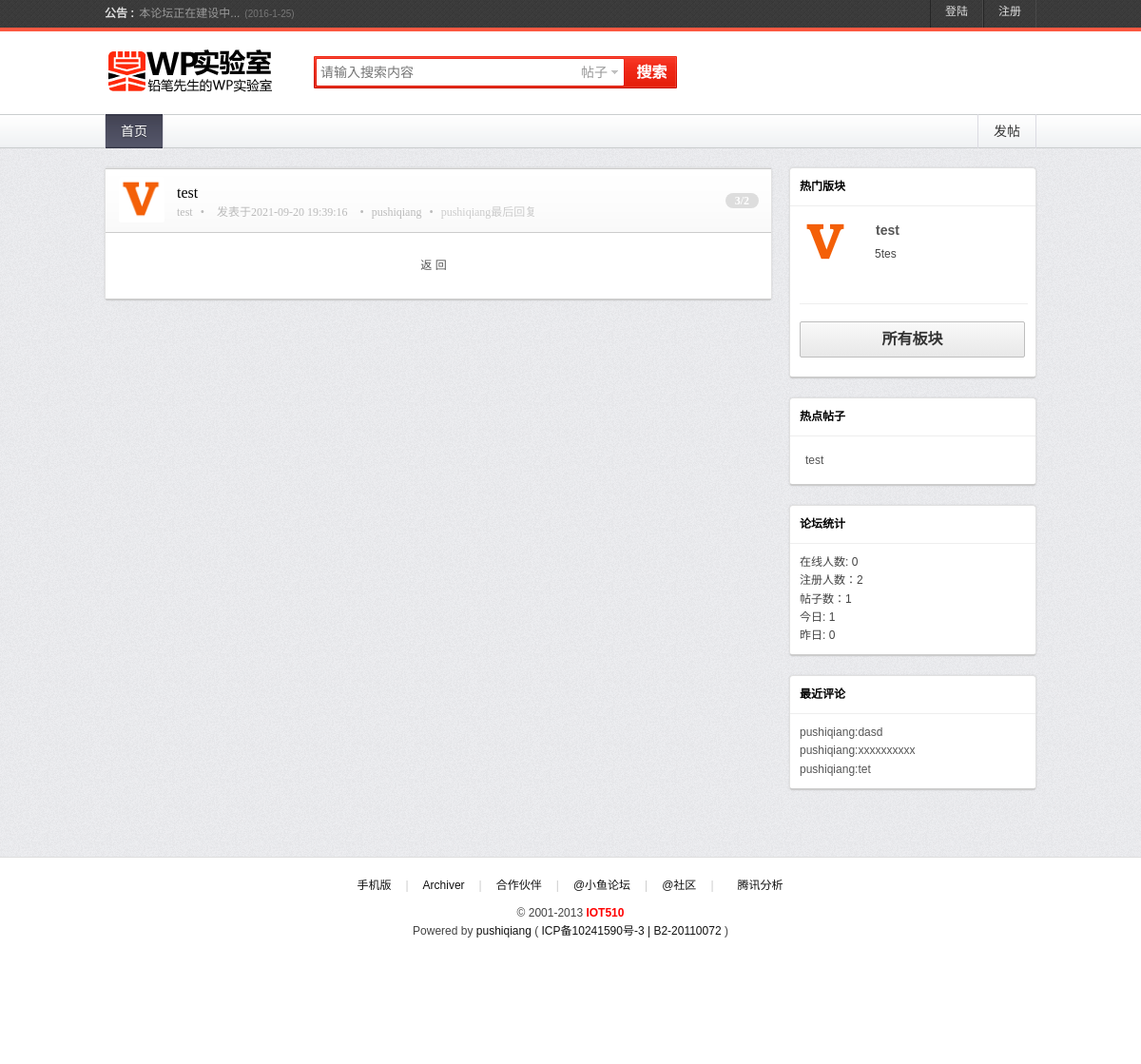
Before: / with the older database file.
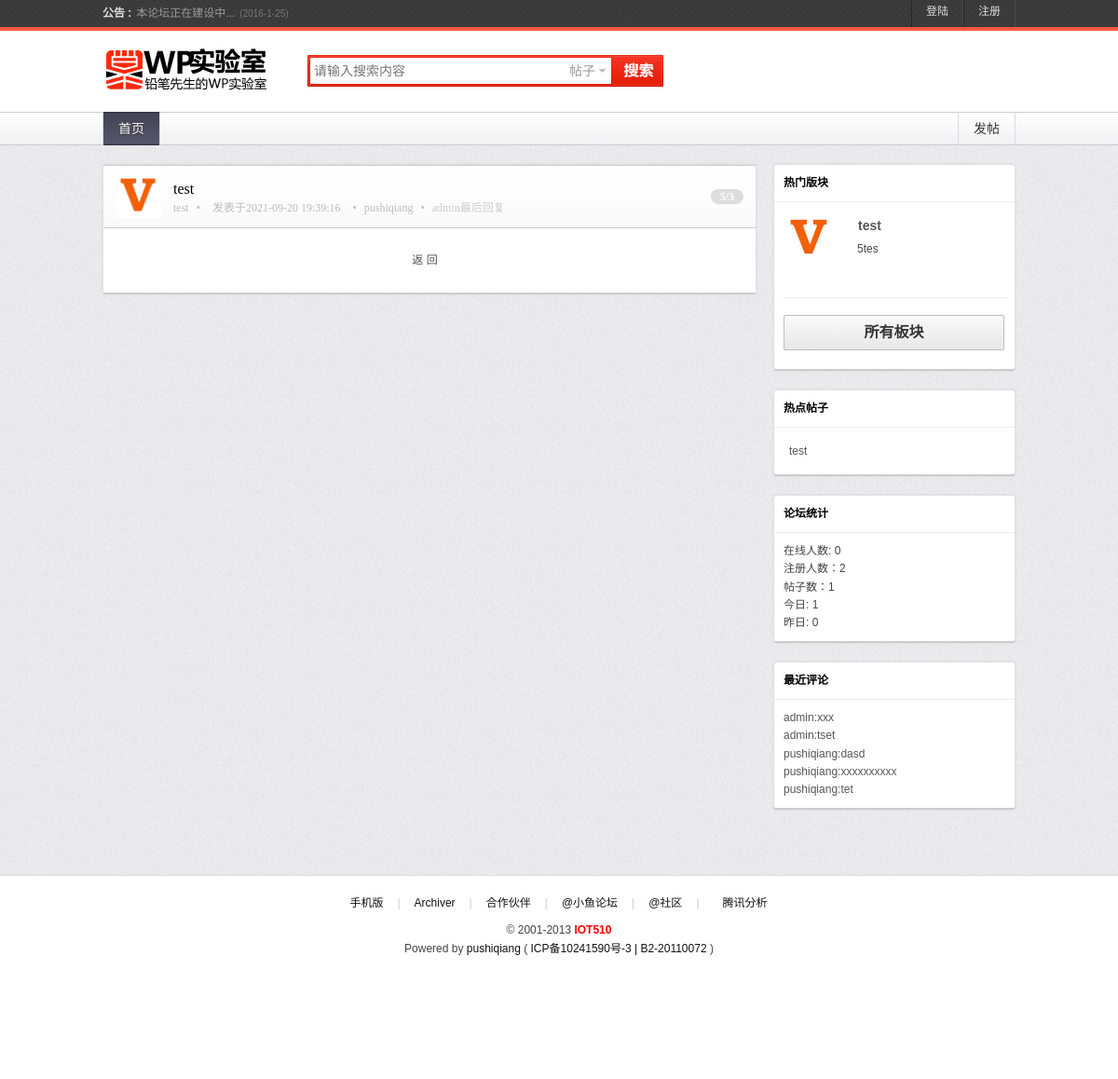
After: the same page with the newer database file.
### forum/models.py (models this page shows, shortened)
class Post(models.Model):  # 文章
    title = models.CharField(max_length=30)
    author = models.ForeignKey(
        settings.AUTH_USER_MODEL, related_name='post_author', on_delete=models.PROTECT)  # 作者
    column = models.ForeignKey(Column, on_delete=models.PROTECT)  # 所属板块
    type_name = models.ForeignKey(PostType, on_delete=models.PROTECT)  # 文章类型
    content = models.TextField()
    view_times = models.IntegerField(default=0)  # 浏览次数
    responce_times = models.IntegerField(default=0)  # 回复次数
    last_response = models.ForeignKey(settings.AUTH_USER_MODEL, on_delete=models.PROTECT)  # 最后回复者
    created_at = models.DateTimeField(auto_now_add=True)
    updated_at = models.DateTimeField(auto_now=True)
    class Meta:
        db_table = 'post'
        ordering = ['-created_at']
        verbose_name_plural = u'主题'
    def get_absolute_url(self):
        return reverse_lazy('post_detail', kwargs={"post_pk": self.pk})

class LoginUser(AbstractUser):
    levels = models.PositiveIntegerField(default=0, verbose_name=u'积分')
    avatar = models.CharField(
        max_length=200, default='/static/tx/default.jpg', verbose_name=u'头像')
    privilege = models.CharField(max_length=200, default=0, verbose_name=u'权限')
    friends = models.ManyToManyField(
        'self', blank=True, null=True, related_name='friends')
    class Meta:
        db_table = 'loginuser'
        verbose_name_plural = u'用户'
        ordering = ['-date_joined']
    def __str__(self):
        return self.get_username()

class Column(models.Model):  # 板块
    name = models.CharField(max_length=30)
    manager = models.ForeignKey(
        settings.AUTH_USER_MODEL, related_name='column_manager', on_delete=models.PROTECT)  # 版主
    parent = models.ForeignKey(
        'self', blank=True, null=True, related_name='childcolumn', on_delete=models.PROTECT)
    description = models.TextField()
    img = models.CharField(
        max_length=200, default='/static/tx/default.jpg', verbose_name=u'图标')
    post_number = models.IntegerField(default=0)  # 主题数
    created_at = models.DateTimeField(auto_now_add=True)
    updated_at = models.DateTimeField(auto_now=True)
    class Meta:
        db_table = 'column'
        ordering = ['-post_number']
        verbose_name_plural = u'板块'
    def __str__(self):
        return self.name
    def get_absolute_url(self):
        return reverse_lazy('column_detail', kwargs={"column_pk": self.pk})

class Comment(models.Model):  # 评论
    post = models.ForeignKey(Post, on_delete=models.PROTECT)
    author = models.ForeignKey(settings.AUTH_USER_MODEL, on_delete=models.PROTECT)
    comment_parent = models.ForeignKey(
        'self', blank=True, null=True, related_name='childcomment', on_delete=models.PROTECT)
    content = models.TextField()
    created_at = models.DateTimeField(auto_now_add=True)
    updated_at = models.DateTimeField(auto_now=True)
    class Meta:
        db_table = 'comment'
        ordering = ['created_at']
        verbose_name_plural = u'评论'
    def get_absolute_url(self):
        return reverse_lazy('post_detail', kwargs={"post_pk": self.post.pk})

### forum/views.py (the view)
# urls.py: re_path(r'^$', IndexView.as_view(), name='index'),
class IndexView(BaseMixin, ListView):
    model = Post
    queryset = Post.objects.all()
    template_name = 'index.html'
    context_object_name = 'post_list'
    paginate_by = PAGE_NUM  # 分页--每页的数目
    def get_context_data(self, **kwargs):
        kwargs['foruminfo'] = get_forum_info()
        kwargs['online_ips_count'] = get_online_ips_count()
        kwargs['hot_posts'] = self.queryset.order_by("-responce_times")[0:10]
        return super(IndexView, self).get_context_data(**kwargs)

### forum/middle.py (called while the page is built)
    def process_request(self, request):
        if 'HTTP_X_FORWARDED_FOR' in request.META:
            ip = request.META['HTTP_X_FORWARDED_FOR']
        else:
            ip = request.META['REMOTE_ADDR']
        online_ips = cache.get("online_ips", [])
        if online_ips:
            online_ips = list(cache.get_many(online_ips).keys())
        cache.set(ip, 0, 5 * 60)
        if ip not in online_ips:
            online_ips.append(ip)
        cache.set("online_ips", online_ips)

### forum/views.py (called while the page is built)
def get_online_ips_count():
    online_ips = cache.get("online_ips", [])
    if online_ips:
        online_ips = cache.get_many(online_ips).keys()
        return len(online_ips)
    return 0

    def get_context_data(self, *args, **kwargs):
        context = super(BaseMixin, self).get_context_data(**kwargs)
        try:
            context['nav_list'] = Nav.objects.all()
            context['column_list'] = Column.objects.all()[0:5]
            context['last_comments'] = Comment.objects.all().order_by(
                "-created_at")[0:10]
            if self.request.user.is_authenticated:
                k = Notice.objects.filter(
                    receiver=self.request.user, status=False).count()
                context['message_number'] = k
        except Exception as e:
            logger.error(u'[BaseMixin]加载基本信息出错', e)
        return context

### forum/templates/index.html (shortened to what this page needs)
{% extends "./base.html" %}
{%block user %}
<ul class="user floatr">
{% if not user.is_authenticated %}
<li id="mn_portal"><a href="{% url 'user_login' %}" hidefocus="true" title="登陆">登陆</a></li>
<li class="a" id="mn_forum"><a href="{% url 'user_register' %}" hidefocus="true" title="注册">注册</a></li>
{%else%}
<li id="mn_portal"><a href="{% url 'show_notice' %}" hidefocus="true" title="消息">{{user.username}}({%if message_number %}{{message_number}}{%else%}0{%endif%})</a></li>
<li id="mn_portal"><a href="{% url 'user_logout'%}" hidefocus="true" title="注销">注销</a></li>
{% endif %}
</ul>
{% endblock %}
{%block nav %}
     <ul>
 	<li class="current"><a href="/">首页</a></li>
     </ul>
{% endblock %}
{% block content %}
<div class="wrap">
        	<div class="con box">
                <div class="list" id="threadlist" style="position: relative;">
<form method="post" autocomplete="off" name="moderate" id="moderate" action="">
{% if post_list %}
{% for post in post_list %}
<table width="100%">
        <tbody><tr id="post">
            <td width="10%" class="avatar" valign="middle">
		<a href="{{ post.get_absolute_url }}" title="">
			<img src="{{ post.author.avatar }}">
		</a>
            </td>
            <td width="auto" valign="middle" class="mainbox">
                <div class="title">
<a class="title" href="{{ post.get_absolute_url }}" rel="bookmark" title="">{{ post.title }}</a>
                                </div>
                <div class="status">
                    <div class="cate"><a href="{{ post.column.get_absolute_url }}" target="_blank">{{ post.column }}</a></div>
                    <span>•</span>
                    <div class="date"><span title="">发表于{{ post.created_at|date:"Y-m-d H:i:s" }}</span></div>
                    <span>•</span>
                    <div class="author">{{ post.author }}</div>
                                        <span>•</span>
                    <div class="lastreply">
                        <a href="" target="_blank" title="1 分钟前">{{ post.last_response }}最后回复</a>
                    </div>
                                    </div>
            </td>
            <td width="11%" align="right" valign="middle" class="reply">
            	<a href="" target="_blank">{{ post.responce_times }}/{{ post.view_times }}</a>
            </td>
        </tr>
    </tbody></table>
    {% endfor %}
{% endif %}
            </form>
</div>
                    <div class="pages clearfix">
        <div class="backhome" id="visitedforumstmp" onMouseOver="$(&#39;visitedforums&#39;).id = &#39;visitedforumstmp&#39;;this.id = &#39;visitedforums&#39;;showMenu({&#39;ctrlid&#39;:this.id,&#39;pos&#39;:&#39;21&#39;})"><a href="/">返&nbsp;回</a></div>
			    </div>
            </div>
            <div class="sub">
            <div class="sub">
    <div class="box sidewidget">
        <h5 class="clearfix">
         热门版块
              </h5>
     <div class="hotbo sidebox">
        <ul>
	    {% for column in column_list %}
		<li class="bo_59 clearfix">
                <div class="block_icon">
                    <a href="{{ column.get_absolute_url }}">
                        <img src="{{column.img}}" height="50" width="50" border="0">
                    </a>
                </div>
                <div class="block_info">
                    <h2>
                        <a href="{{ column.get_absolute_url }}">{{column.name}}</a>
                    </h2>
                    <div class="describe">{{column.description}}</div>
                </div>
                </li>
	    {% endfor %}
                                </ul>
    </div>
    <div class="topbo">
        <div class="block_square">
            <a href="{% url 'column_all' %}" class="bnor">所有板块</a>
        </div>
    </div>
</div>
<div class="favorite box sidewidget">
    <h5 class="clearfix">热点帖子</h5>
    <div class="list sidebox">
        <ul>
	{% for hot_post in hot_posts %}
		<li>
		<a href="{{ hot_post.get_absolute_url }}">{{ hot_post.title }}</a>
		</li>
	{% endfor %}
	</ul>
    </div>
</div>
<div class="box sidewidget">
    <h5 class="clearfix">论坛统计</h5>
    <div class="list sidebox">
        <ul>
            <li>在线人数: {{ online_ips_count }}</li>
            <li>注册人数：{{ foruminfo.account_number }}</li>
            <li>帖子数：{{ foruminfo.post_number }}</li>
            <li>今日: {{ foruminfo.today_post_number }}</li>
            <li>昨日: {{ foruminfo.lastday_post_number }}</li>
                    </ul>
    </div>
</div>
    <div class="box sidewidget">
    <h5 class="clearfix">最近评论</h5>
    <div class="list sidebox">
	<ul>
	{% for last_comment in last_comments %}
		<li>
		<a href="{{ last_comment.get_absolute_url }}">{{ last_comment.author }}:{{ last_comment.content }}</a>
		</li>
	{% endfor %}
	</ul>
    </div>
</div>
</div>            </div>
    </div>
{% endblock %}

### forum/templates/base.html (shortened to what this page needs)
<!DOCTYPE html>
<html><head><meta http-equiv="Content-Type" content="text/html; charset=UTF-8">
<link rel="stylesheet" type="text/css" href="/static/css/style_21_common.css">
<link rel="stylesheet" type="text/css" href="/static/css/style_21_forum_index.css">
<link id="css_forum_moderator" type="text/css" rel="stylesheet" href="/static/css/style_21_forum_moderator.css">
<link type="text/css" rel="stylesheet" href="chrome-extension://olmanbchlogbfhhgimnombopppdooidm/css/style.css"></head>
<body id="nv_forum" class="pg_index fid_bbshome" onkeydown="if(event.keyCode==27) return false;">
    <div class="fxxxxxxxxxxxxxxxxxxxxxxxxxxxxxxxxxxxxxxxxxxxxxxk_discuz_hd">
                        <div class="header clearfix">
                                                <div class="nav">
    <div class="wrap clearfix">
         <div class="discuztips clearfix floatl">
                    <div class="toptips clearfix">
                        <div id="an" class="clearfix">
                            <strong>公告 : </strong>
                            <div id="anc">
                                <ul id="ancl">
                                    <li><span><a href="" target="_blank" class="xi2">本论坛正在建设中...</a></span><em>(2016-1-25)</em></li>                                </ul>
                            </div>
                        </div>
                    </div>
                                    </div>
{%block user %}
{% endblock %}
    </div>
</div>
                <div class="header-content">
                     <div class="wrap">
                            <div class="logo">
                <a href="/" title="煮机论坛"> <img src="/static/images/logo_bbs.png" alt="煮机网" border="0">            </a>
</div>
<div class="search" id="scarch_bar">
<form id="scarch_bar_form" method="get" autocomplete="off" onSubmit="searchFocus($(&#39;scarch_bar_txt&#39;))" action="{% url 'search' %}">
           <div class="input">
            <table width="100%" cellpadding="0" cellspacing="0" border="0">
                <tbody><tr>
                    <td>
                        <input id="scarch_bar_txt" name="srchtxt" type="text" dir="ltr" size="35" spellcheck="false" value="" autocomplete="off" x-webkit-speech="" speech="" class=" xg1" placeholder="请输入搜索内容">
                    </td>
                    <td width="40" align="right">
                        <a href="javascript:;" id="scarch_bar_type" class="showmenu xg1 xs2" onClick="showMenu(this.id)" hidefocus="true">帖子</a>
                    </td>
                </tr>
            </tbody></table>
        </div>
        <button type="submit" name="searchsubmit" id="searchsubmit" sc="1" class="button" value="true"><strong class="xi2 xs2">搜索</strong></button>
    </form>
</div>
                    </div>
                </div>
                    <div class="subnav">
    <div class="wrap">
        <div class="bo_nav clearfix" id="category">
	{% block nav %}
	{% endblock %}
            <ul>
                <li class="fast-tool"><a href="{% url 'post_create'%}">发帖</a></li>
                            </ul>
        </div>
    </div>
</div>
              </div>
<div class="main clearfix">
	{% block content %}
	{% endblock %}
</div>
<div class="footer clearfix">
    	<div class="wrap">
            <div class="nav">
                <a href="">手机版</a><span class="pipe">|</span><a href="">Archiver</a><span class="pipe">|</span><a href="">合作伙伴</a><span class="pipe">|</span><a href="">@小鱼论坛</a><span class="pipe">|</span><a href="">@社区</a><span class="pipe">|</span>
                <a href="" title="腾讯分析" target="_blank">腾讯分析</a>
            </div>
            <div class="copyright">
                © 2001-2013 <strong><a href="" target="_blank">IOT510</a> </strong>
                <br>Powered by <a href="" target="_blank">pushiqiang</a>
                ( <a href="" target="_blank">ICP备10241590号-3 | B2-20110072</a> )
                            </div>
                                </div>
    </div>
<div id="yunpan_image_hover_container" style="z-index: 410; left: 298px; top: 187px;"></div>
</body></html>

### static/css/style_21_forum_index.css (style rules this page uses)
#an { margin-bottom:5px; }
#an li { float:right;clear:both;width:526px;text-align:right; }
#an li span { float:left;width:450px;white-space:nowrap;overflow:hidden;text-overflow:ellipsis; }
#an li em { float:left;width:75px;color:#999; }
#anc,#an li { height:29px;overflow:hidden; }
.con { float:left;width:700px; }
.main { padding:20px 0 50px 0;background:url(../images/bg_body2.png) #F8FDFE; }
.list table { font-size:12px;font-family:tahoma;border-top:1px solid #ccc; }
.list table tr { width:100%;background:url(../images/bg_post_list_table.gif) repeat-x bottom #fff; }
.list table td { padding:8px;line-height:1.4; }
.list table td.avatar img { width:48px;height:48px; }
.list table td.avatar { text-align:center;padding-left:13px; }
.list table td.avatar a { display:block;line-height:1.0; }
.list table td.mainbox { valign:top;align:center;padding-left:5px;font-size:14px; }
.list table td.mainbox .title { font-size:16px;padding-left:0;line-height:24px; }
.list table td.mainbox .title a { color:#000;font-weight:normal; }
.list table td.mainbox .status { margin-top:0;color:#bbb;font-size:12px; }
.list table td.mainbox .status a { color:#bbb; }
.list table td.mainbox .status span { color:#bbb;padding:0 5px; }
.list table td.mainbox .status .cate,.list table td.mainbox .status .author,.list table td.mainbox .status .date,.list table td.mainbox .status .lastreply { display:inline; }
.list table td.mainbox .status .author a,.list table td.mainbox .status .lastreply a { color:#ccc; }
.list table td.reply a { line-height:12px;font-weight:bold;color:white;background-color:#aab0c6;display:inline-block;padding:2px 10px 2px 10px;-moz-border-radius:12px;-webkit-border-radius:12px;border-radius:12px;text-decoration:none;margin-right:5px; }
.sub { float:right;width:260px; }

### forum/templates/base.html (style rules this page uses)
#yunpan_image_hover_container { width: 23px; height: 100px; background-image: url(chrome-extension://olmanbchlogbfhhgimnombopppdooidm/images/hover-vertical.png); background-position: -33px 0; }

Changed rows visible on the page:
changed Post "test": last_response "pushiqiang" → "admin"; responce_times "3" → "5"; view_times "2" → "3"
added Comment: author "admin", content "xxx"
added Comment: author "admin", content "tset"
